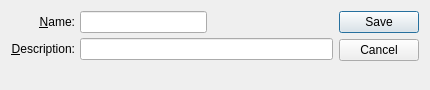
<?xml version="1.0" encoding="UTF-8"?>
<ui version="4.0">
 <comment>This file is part of the xTuple ERP: PostBooks Edition, a free and
open source Enterprise Resource Planning software suite,
Copyright (c) 1999-2019 by OpenMFG LLC, d/b/a xTuple.
It is licensed to you under the Common Public Attribution License
version 1.0, the full text of which (including xTuple-specific Exhibits)
is available at www.xtuple.com/CPAL.  By using this software, you agree
to be bound by its terms.</comment>
 <class>shippingZone</class>
 <widget class="QDialog" name="shippingZone">
  <property name="geometry">
   <rect>
    <x>0</x>
    <y>0</y>
    <width>430</width>
    <height>90</height>
   </rect>
  </property>
  <property name="windowTitle">
   <string>Shipping Zone</string>
  </property>
  <layout class="QGridLayout" name="gridLayout">
   <item row="0" column="0">
    <layout class="QVBoxLayout">
     <property name="spacing">
      <number>0</number>
     </property>
     <item>
      <layout class="QHBoxLayout">
       <property name="spacing">
        <number>5</number>
       </property>
       <item>
        <layout class="QVBoxLayout">
         <property name="spacing">
          <number>5</number>
         </property>
         <item>
          <widget class="QLabel" name="_nameLit">
           <property name="text">
            <string>&amp;Name:</string>
           </property>
           <property name="alignment">
            <set>Qt::AlignRight|Qt::AlignTrailing|Qt::AlignVCenter</set>
           </property>
           <property name="buddy">
            <cstring>_name</cstring>
           </property>
          </widget>
         </item>
         <item>
          <widget class="QLabel" name="_descriptionLit">
           <property name="text">
            <string>&amp;Description:</string>
           </property>
           <property name="alignment">
            <set>Qt::AlignRight|Qt::AlignTrailing|Qt::AlignVCenter</set>
           </property>
           <property name="buddy">
            <cstring>_description</cstring>
           </property>
          </widget>
         </item>
        </layout>
       </item>
       <item>
        <layout class="QVBoxLayout">
         <property name="spacing">
          <number>5</number>
         </property>
         <item>
          <layout class="QHBoxLayout">
           <property name="spacing">
            <number>0</number>
           </property>
           <item>
            <widget class="XLineEdit" name="_name"/>
           </item>
           <item>
            <spacer name="Spacer29">
             <property name="orientation">
              <enum>Qt::Horizontal</enum>
             </property>
             <property name="sizeType">
              <enum>QSizePolicy::Expanding</enum>
             </property>
             <property name="sizeHint" stdset="0">
              <size>
               <width>20</width>
               <height>20</height>
              </size>
             </property>
            </spacer>
           </item>
          </layout>
         </item>
         <item>
          <widget class="XLineEdit" name="_description"/>
         </item>
        </layout>
       </item>
      </layout>
     </item>
     <item>
      <spacer name="Spacer35">
       <property name="orientation">
        <enum>Qt::Vertical</enum>
       </property>
       <property name="sizeType">
        <enum>QSizePolicy::Expanding</enum>
       </property>
       <property name="sizeHint" stdset="0">
        <size>
         <width>20</width>
         <height>20</height>
        </size>
       </property>
      </spacer>
     </item>
    </layout>
   </item>
   <item row="0" column="1">
    <widget class="QDialogButtonBox" name="_buttonBox">
     <property name="orientation">
      <enum>Qt::Vertical</enum>
     </property>
     <property name="standardButtons">
      <set>QDialogButtonBox::Cancel|QDialogButtonBox::Save</set>
     </property>
    </widget>
   </item>
  </layout>
 </widget>
 <layoutdefault spacing="6" margin="11"/>
 <customwidgets>
  <customwidget>
   <class>XLineEdit</class>
   <extends>QLineEdit</extends>
   <header>xlineedit.h</header>
   <container>1</container>
  </customwidget>
 </customwidgets>
 <tabstops>
  <tabstop>_name</tabstop>
  <tabstop>_description</tabstop>
 </tabstops>
 <includes>
  <include location="global">parameter.h</include>
 </includes>
 <resources/>
 <connections/>
</ui>
